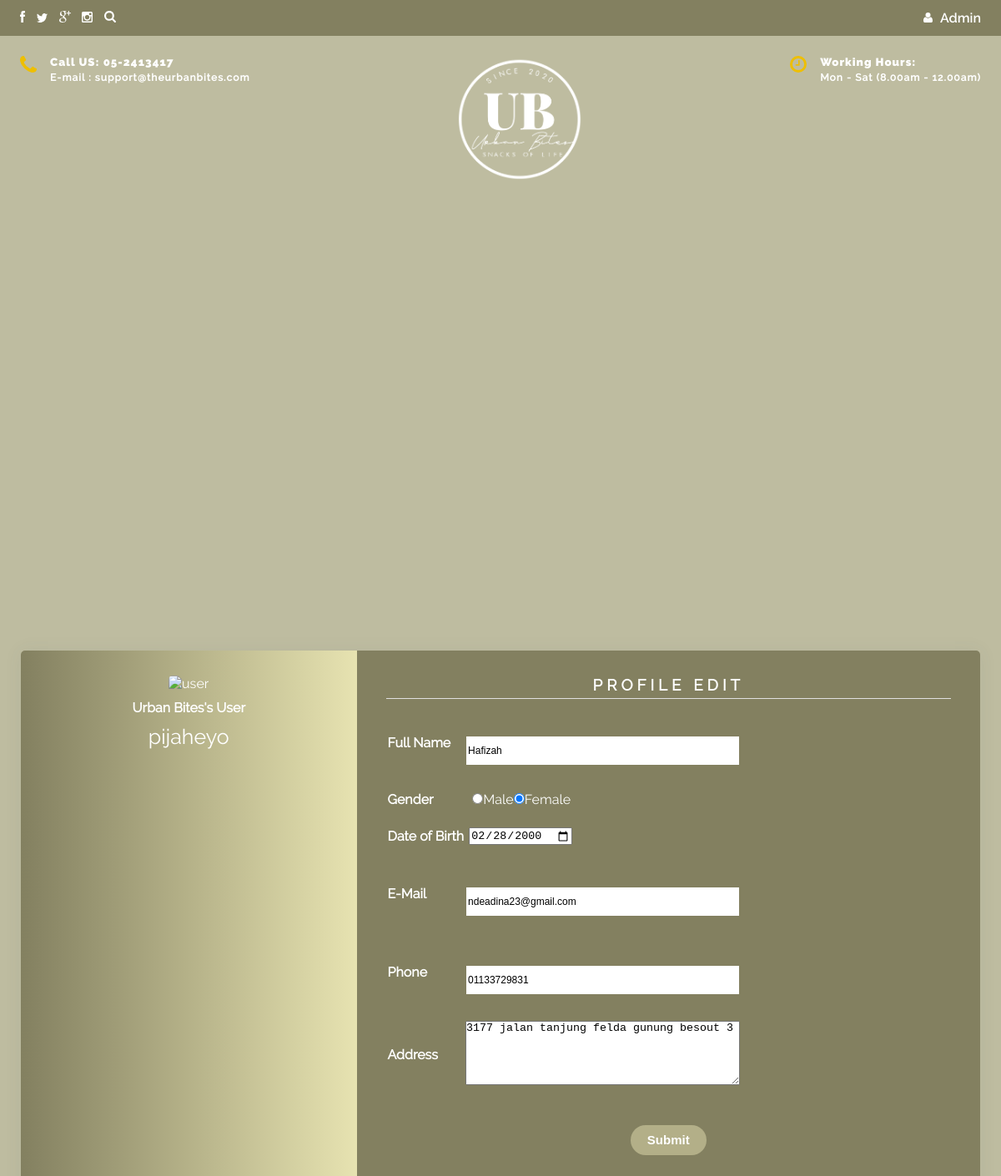
Screenshot of /admin/updateCustomer.php?id=37 (signed in) with the database file from the repository.
### tables this page shows
CREATE TABLE `customer` (
  `c_id` int(11) NOT NULL,
  `c_username` varchar(100) NOT NULL,
  `c_address` varchar(100) NOT NULL,
  `c_email` varchar(100) NOT NULL,
  `c_fullName` varchar(250) NOT NULL,
  `c_gender` varchar(10) NOT NULL,
  `c_DOB` date NOT NULL,
  `c_phone` varchar(250) NOT NULL
);

### admin/updateCustomer.php (the view, shortened to what this page needs)
<?php
	include ('connectionAdmin.php');
	$id = $_GET['id'];
    $query= mysqli_query($link, "SELECT username FROM users WHERE id = '$id'");
    $fetch = mysqli_fetch_array($query);
	$username = $fetch['username'];
    $query2 = mysqli_query($link, "SELECT * FROM customer WHERE c_username = '$username'");
	$row = mysqli_fetch_array($query2);
?>
<!DOCTYPE html>
<html>
<head>
	<link rel="stylesheet" type="text/css" href="style3.css">
	<link rel="stylesheet" type="text/css" href="../css/style1.css">
    <link rel="stylesheet" href="css/font-awesome.min.css">
    <link rel="stylesheet" type="text/css" href="https://cdn.jsdelivr.net/npm/slick-carousel@1.8.1/slick/slick.css" />
</head>
<body bgcolor=" #bebca0" >
<div class="site-content">
                <header class="topbar">
                    <div class="container flex justify-between items-center">
                        <div class="icons">
                            <a href="#"><img src="../icons/facebook.svg" alt=""></a>
                            <a href="#"><img src="../icons/twitter.svg" alt=""></a>
                            <a href="#"><img src="../icons/google.svg" alt=""></a>
                            <a href="#"><img src="../icons/instagram.svg" alt=""></a>
                            <a href="#"><img src="../icons/search.svg" alt=""></a>
                        </div>
                        <div class="auth flex items-center">
						<div>
                        <div class="dropdownn">
                                <img src="../icons/user-icon.svg" alt="">
								<a href="">Admin</a>
                                </div>
                            </div>
                        </div>
                        </div>
                    </div>
    <nav>
                    <div class="top">
                        <div class="container flex justify-between">
                            <div class="contact flex items-center">
                                <img src="../icons/phone.svg" alt="" width="20" height="20">
                                <div>
                                    <h5>Call US: 05-2413417</h5>
                                    <h6>E-mail : support@theurbanbites.com</h6>
                                </div>
                            </div>
                            <div class="branding">
                            <img src="../images/3182.png" alt=""width="150" height="150">
                            </div>
                            <div class="time flex items-center">
                                <img src="../icons/clock.svg" alt="" width="20" height="20" >
                                <div>
                                    <h5>Working Hours:</h5>
                                    <h6>Mon - Sat (8.00am - 12.00am)</h6>
                                </div>
                            </div>
                        </div>
                    </div>
                </nav>
	<div class="wrapper1">
    <div class="left">
        <img src="gogo.png"
        alt="user" width="200">
        <h4>Urban Bites's User</h4>
         <p><?php echo $row['c_username'];  ?></p>
	</div>
    <div class="right">
        <div class="info">
            <h3>PROFILE EDIT</h3>
		<form method="post">
         	<table align="center">
                   <tr>
						<th align="left">Full Name</th>
						<td align="left">&nbsp<input type="text" name="c_fullName" value="<?php echo $row['c_fullName']; ?>" required="on"></td>
					</tr>
					<tr>
						<td><br></td>
						<td><br></td>
					</tr>
					<tr>
						<th align="left">Gender</th>
						<td align="left">&nbsp
							<?php
								$gender = $row['c_gender'];
								if ($gender == "Male")
								{
									echo "<input type=\"radio\" name=\"gender\" value=\"Male\" checked>Male";
									echo "<input type=\"radio\" name=\"gender\" value=\"Female\">Female";
								}
								else
								{
									echo "<input type=\"radio\" name=\"gender\" value=\"Male\">Male";
									echo "<input type=\"radio\" name=\"gender\" value=\"Female\" checked>Female";
								}
							?>
						</td>
					</tr>
					<tr>
						<td><br></td>
						<td><br></td>
					</tr>
					<tr>
						<th align="left">Date of Birth</th>
						<td align="left">&nbsp<input type="date" name="c_DOB" value="<?php echo $row['c_DOB']; ?>" required="on"></td>
					</tr>
					<tr>
						<td><br></td>
						<td><br></td>
					</tr>
					<tr>
						<th align="left">E-Mail</th>
						<td align="left">&nbsp<input type="text" name="c_email" value="<?php echo $row['c_email']; ?>" required="on"></td></td>
					</tr>
					<tr>
						<td><br></td>
						<td><br></td>
					</tr>
					<tr>
						<th align="left">Phone</th>
						<td align="left">&nbsp<input type="text" name="c_phone" value="<?php echo $row['c_phone']; ?>" required="on"></td></td>
					</tr>
					<tr>
						<td><br></td>
						<td><br></td>
					</tr>
					<tr>
						<th align="left">Address</th>
						<td align="left"><textarea rows="5" cols="39" name="address" required="on"><?php echo $row['c_address']; ?></textarea></td>
					</tr>
					<tr>
						<td><br></td>
						<td><br></td>
					</tr>
					<tr>
						<td><br></td>
						<td><br></td>
					</tr>
				</table>
		<div class="lower-container">
            <div>
			<button class="btn" name="submit"name="submit" type="submit" value="Submit">Submit</button>
	      </div>
	</div>
  </div>
            </div>
		</div>
	<br><br><br><br><br><br><br><br><br><br><br><br><br><br><br><br><br><br><br><br><br><br><br><br><br><br><br><br><br><br><br><br><br>
	<br><br><br><br><br><br><br><br>
                <footer class="copyright">
                    <div>
                    </div>
                </footer>
</body>
</html>

### admin/style3.css (style rules this page uses)
* { padding:0; margin:0; box-sizing: border-box; }
body { -webkit-font-smoothing:antialiased; font-family: "Raleway-regular"; justify-content: center; }
.container { width:100%; padding:o 15px; margin:0 auto; }
@media (min-width:576px) { .container { max-width:540px; } }
@media (min-width: 768px) { .container { max-width: 720px; } }
@media (min-width: 992px) { .container { max-width: 960px; } }
@media (min-width: 1200px) { .container { max-width: 1152px; } }
header.topbar { display: flex; background:#838060; color: white; font-family:"Raleway-semibold"; padding:0.75rem 0; }
header.topbar .auth > div a { color:white; text-decoration: none; }
header.topbar .icons a { margin-right:0.6rem; }
header.topbar .auth > div img { margin-right:0.35rem; }
.flex { display:flex; }
.justify-between { justify-content: space-between; }
nav .top { padding:1.5rem 0; }
nav .top .contact h5, nav .top .time h5 { font-family:"Raleway-black"; margin-bottom:0.25rem; color: white; letter-spacing: 0.065rem; }
nav .top .contact h6, nav .top .time h6 { font-family:"Raleway-medium"; letter-spacing: 0.065rem; font-size:0.75rem; color:white; }
nav .top .contact img, nav .top .time img { margin-right:1rem; }
.dropdownn { position: relative; display: inline-block; }
.btn { padding:0.75rem 0.75rem; border-radius:4px; -webkit-border-radius:4px; -moz-border-radius:4px; -ms-border-radius:4px; -o-border-radius:4px; line-height:0.8; font-size:1.2rem; cursor: pointer; transition: all 0.3s ease; -webkit-transition: all 0.3s ease; -moz-transition: all 0.3s ease; -ms-transition: all 0.3s ease; -o-transition: all 0.3s ease; border:1px solid transparent; }
.lower-container .btn { padding: 12px 20px; background: #b3af88; border: none; color: white; border-radius: 30px; font-size: 15px; text-align: center; text-decoration: none; font-weight: bold; transition: all .3s ease-in; }
.wrapper1 { margin-top: 400px; position: absolute; top: 50%; left: 50%; transform: translate(-50%,-50%); width: 1150px; height: 650px; display: flex; box-shadow: 0 1px 20px 0 rgba(69,90,100,.08); }
.wrapper1 .left { width: 35%; background: linear-gradient(to right,#838060,#e7e3b1); padding: 30px 25px; border-top-left-radius: 5px; border-bottom-left-radius: 5px; text-align: center; color: #fff; }
.wrapper1 .left img { border-radius: 5px; margin-bottom: 10px; size: 50px; }
.wrapper1 .left h4 { margin-bottom: 10px; }
.wrapper1 .left p { font-size: 25px; }
.wrapper1 .right { width: 65%; background: #838060; padding: 30px 35px; border-top-right-radius: 5px; border-bottom-right-radius: 5px; color: #fff; }
.wrapper1 .right .info, .wrapper1 .right .projects { text-align: center; margin-bottom: 25px; }
.wrapper1 .right .info h3, .wrapper1 .right .projects h3 { text-align: center; margin-bottom: 15px; padding-bottom: 5px; border-bottom: 1px solid #e0e0e0; color: #fff; text-transform: uppercase; letter-spacing: 5px; }
input[type=text],select { width:100%; padding:10px 2px; margin:8px 0; border:1px solid #838060; box-sizing:border-box; font-size:12px; }
footer { background:#838060; padding:4rem 0; }
footer.copyright { padding:1rem 0; background: var(--secondary); color:white; text-align: center; font-size: 0.75rem; }

### rows the page displays
customer: c_username "pijaheyo", c_fullName "Hafizah", c_DOB "02/28/2000", c_email "ndeadina23@gmail.com", c_phone "01133729831", address "3177 jalan tanjung felda gunung besout 3"
